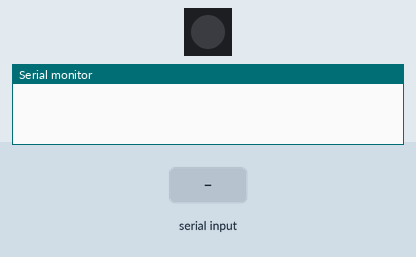
Recording of a sketch running on a simulated Arduino Leonardo, built with avr-gcc and run on an emulated ATmega32U4. Parts: 1 RGB LEDs in strip order, left to right, the last lines printed to the serial monitor. Inputs (shaded band) come from the test bench.

Above: at 1.2 s.
1.3 s: "q" received over Serial
At 1.9 s:
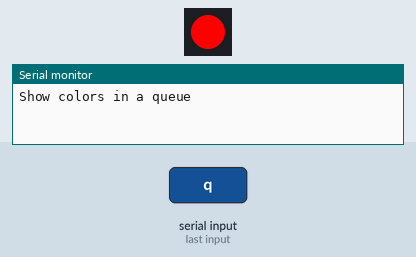
7.3 s: "w" received over Serial
At 9.4 s:
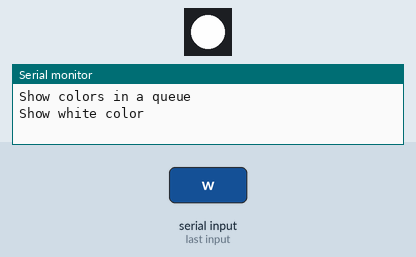
10.2 s: "r" received over Serial
At 11.1 s:
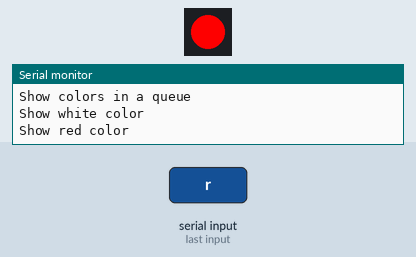
Timing chart, 0 to 13.2 s (numbered marks = the images above; inputs shaded):
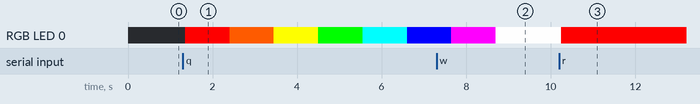

The sketch:

RP2040_LED_keypress.ino
```cpp
#include "Keyboard.h"
#include <Adafruit_NeoPixel.h>

int Power = 11;
int PIN  = 12;
#define NUMPIXELS 1

Adafruit_NeoPixel pixels(NUMPIXELS, PIN, NEO_GRB + NEO_KHZ800);

void setup() {
  Serial.begin(9600);
  pixels.begin();
  pinMode(Power,OUTPUT);
  //digitalWrite(Power, HIGH);
  pixels.clear();

}

void loop() {
  if (Serial.available())
  {
    switch (Serial.read())
    {
      case 'r': Serial.println(F("Show red color"));
      digitalWrite(Power, HIGH);
      pixels.clear();
      pixels.setPixelColor(0, pixels.Color(250, 0, 0));
      delay(50);
      pixels.show();
      delay(1000);
      digitalWrite(Power, LOW);
      break;

      case 'g': Serial.println(F("Show green color"));
      digitalWrite(Power, HIGH);
      pixels.clear();
      pixels.setPixelColor(0, pixels.Color(0, 250, 0));
      delay(50);
      pixels.show();
      delay(1000);
      digitalWrite(Power, LOW);
      break;


      case 'b': Serial.println(F("Show blue color"));
      digitalWrite(Power, HIGH);
      pixels.clear();
      pixels.setPixelColor(0, pixels.Color(0, 0, 250));
      delay(50);
      pixels.show();
      delay(1000);
      digitalWrite(Power, LOW);
      break;


      case 'w': Serial.println(F("Show white color"));
      digitalWrite(Power, HIGH);
      pixels.clear();
      pixels.setPixelColor(0, pixels.Color(250, 250, 250));
      delay(50);
      pixels.show();
      delay(1000);
      digitalWrite(Power, LOW);
      break;


      case 'y': Serial.println(F("Show yellow color"));
      digitalWrite(Power, HIGH);
      pixels.clear();
      pixels.setPixelColor(0, pixels.Color(250, 250, 0));
      delay(50);
      pixels.show();
      delay(1000);
      digitalWrite(Power, LOW);
      break;


      case 'q': Serial.println(F("Show colors in a queue"));
      digitalWrite(Power, HIGH);

      //red
      pixels.clear();
      pixels.setPixelColor(0, pixels.Color(250, 0, 0));
      delay(50);
      pixels.show();
      delay(1000);

      //orange
      pixels.clear();
      pixels.setPixelColor(0, pixels.Color(250, 90, 0));
      delay(50);
      pixels.show();
      delay(1000);

      //yellow
      pixels.clear();
      pixels.setPixelColor(0, pixels.Color(250, 250, 0));
      delay(50);
      pixels.show();
      delay(1000);

      //green
      pixels.clear();
      pixels.setPixelColor(0, pixels.Color(0, 250, 0));
      delay(50);
      pixels.show();
      delay(1000);

      //cyan
      pixels.clear();
      pixels.setPixelColor(0, pixels.Color(0, 250, 250));
      delay(50);
      pixels.show();
      delay(1000);

      //blue
      pixels.clear();
      pixels.setPixelColor(0, pixels.Color(0, 0, 250));
      delay(50);
      pixels.show();
      delay(1000);

      //purple
      pixels.clear();
      pixels.setPixelColor(0, pixels.Color(250, 0, 250));
      delay(50);
      pixels.show();
      delay(1000);

      digitalWrite(Power, LOW);
      break;
    }


  }


}
```

Measured:
- after the input at 1.3 s, RGB LED 0: off → RGB(250, 0, 0) after 0.05 s, → RGB(250, 90, 0) 1.1 s later, → RGB(250, 250, 0) 1.1 s later, → RGB(0, 250, 0) 1.1 s later, … (6 changes in this stretch)
- after the input at 10.2 s, RGB LED 0: RGB(250, 250, 250) → RGB(250, 0, 0) after 0.05 s
